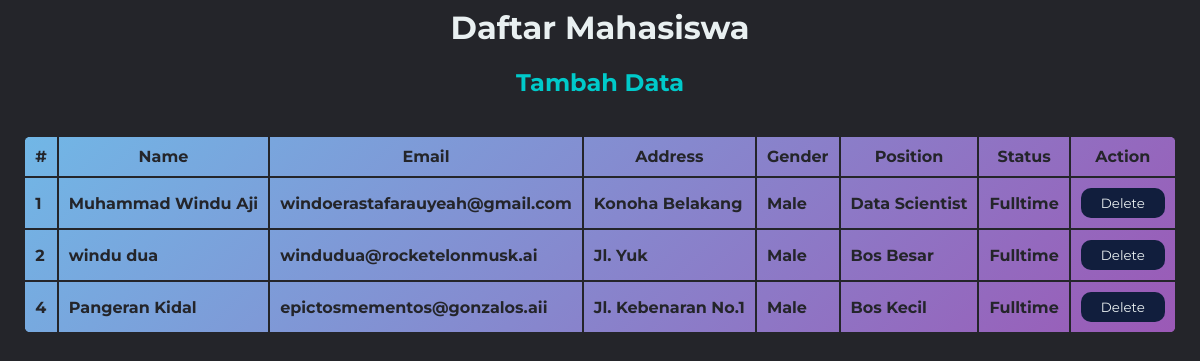
The page / on the database its author committed.
### tables this page shows
CREATE TABLE `karyawan` (
  `id` int(10) NOT NULL,
  `name` varchar(36) NOT NULL,
  `email` varchar(50) NOT NULL,
  `address` varchar(150) NOT NULL,
  `gender` varchar(6) NOT NULL,
  `position` varchar(30) NOT NULL,
  `status` varchar(9) NOT NULL
);

### index.php (the view, shortened to what this page needs)
<?php
require 'functions.php';
$karyawan = query("SELECT * FROM karyawan");
?>
<!DOCTYPE html>
<html lang="en">
<head>
    <link rel="stylesheet" href="style.css">
</head>
<body>
    <center>
        <h1>Daftar Mahasiswa</h1>
        <a class="tambah" href="tambah.php">
            <h2>Tambah Data</h2>
        </a>
        <br>
        <table cellpadding="10" cellspacing="0">
            <tr>
                <th>#</th>
                <th>Name</th>
                <th>Email</th>
                <th>Address</th>
                <th>Gender</th>
                <th>Position</th>
                <th>Status</th>
                <th>Action</th>
            </tr>
            <?php foreach ($karyawan as $item) : ?>
                <tr>
                    <td><?= $item["id"] ?></td>
                    <td><?= $item["name"] ?></td>
                    <td><?= $item["email"] ?></td>
                    <td><?= $item["address"] ?></td>
                    <td><?= $item["gender"] ?></td>
                    <td><?= $item["position"] ?></td>
                    <td><?= $item["status"] ?></td>
                    <td>
                        <a href="hapus.php?id=<?= $item["id"]; ?>" onclick="return confirm('Hapus nih?')">
                            <button class="hapus">
                                Delete
                            </button>
                        </a>
                    </td>
                </tr>
            <?php endforeach ?>
        </table>
    </center>
</body>
</html>

### functions.php (shortened to what this page needs)
<link rel="stylesheet" href="style.css">
<?php
$conn = mysqli_connect("localhost", "root", "", "praktikum_9");
function query($query)
{
    global $conn;
    $data = mysqli_query($conn, $query);
    $pegawai = [];
    while ($karyawan = mysqli_fetch_assoc($data)) {
        $pegawai[] = $karyawan;
    }
    return $pegawai;
}

### style.css (style rules this page uses)
body { font-family: "Montserrat", sans-serif; background: #24252a; }
table { border-radius: 8px; background: linear-gradient(135deg, #71b7e6, #9b59b6); }
th, td { color: #24252a; font-weight: bold; border: 1px solid #24252a; }
table, h1 { color: #e9f0f1; }
.tambah { text-decoration: none; color: #00caca; }
.hapus, .cancel, .tambahData { font-family: "Montserrat", sans-serif; color: #e9f0f1; background-color: rgb(17, 30, 61); border: none; cursor: pointer; transition: all 0.3s ease 0s; padding: 7px 20px; border-radius: 10px; }

### rows shown on the page
karyawan: id "1", name "Muhammad Windu Aji", email "windoerastafarauyeah@gmail.com", address "Konoha Belakang", gender "Male", position "Data Scientist", status "Fulltime"
karyawan: id "2", name "windu dua", email "windudua@rocketelonmusk.ai", address "Jl. Yuk", gender "Male", position "Bos Besar", status "Fulltime"
karyawan: id "4", name "Pangeran Kidal", email "epictosmementos@gonzalos.aii", address "Jl. Kebenaran No.1", gender "Male", position "Bos Kecil", status "Fulltime"
